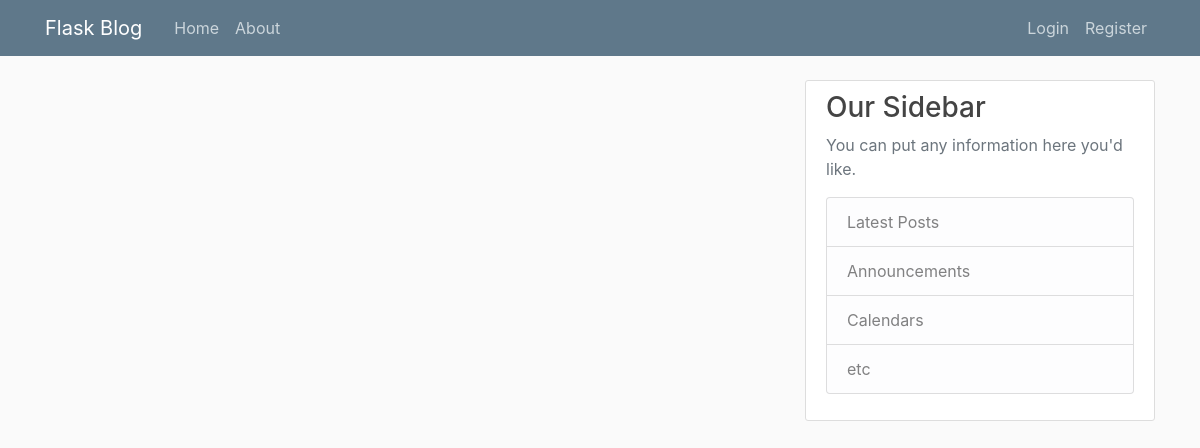
Page /home on the earlier database version.
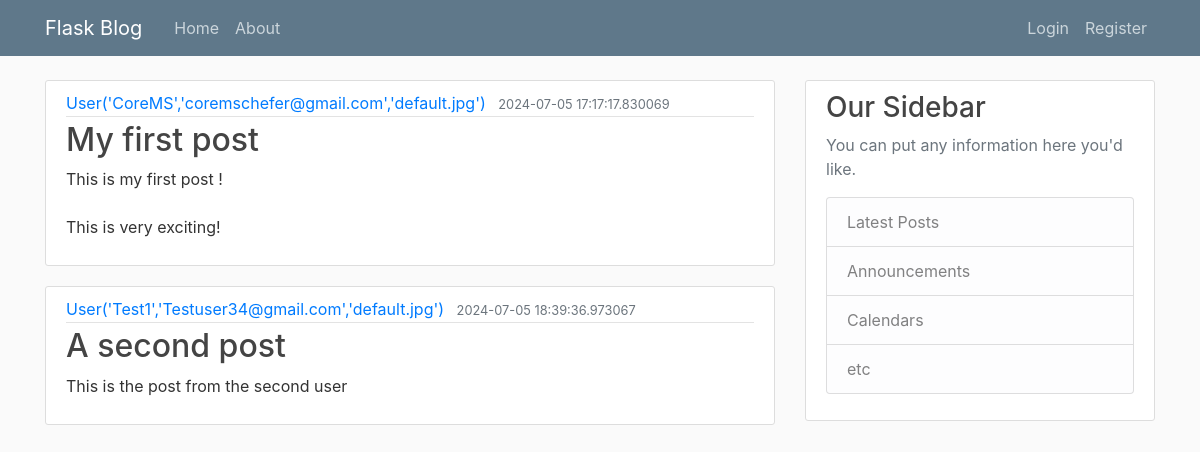
Same page on the later database version.
### app/model.py (models this page shows, shortened)
class Post(db.Model):
    id = db.Column(db.Integer , primary_key=True)
    title = db.Column(db.String(100) , nullable =False)
    date_posted = db.Column(db.DateTime , nullable =False, default=datetime.utcnow)
    content = db.Column(db.Text , nullable=False)
    user_id = db.Column(db.Integer, db.ForeignKey('user.id'), nullable= False)

class User(db.Model , UserMixin):
    id = db.Column(db.Integer , primary_key=True)
    username = db.Column(db.String(20) , unique= True , nullable =False)
    email = db.Column(db.String(120) , unique= True , nullable =False)
    image_file = db.Column(db.String(20) , nullable =False, default ='default.jpg')
    password = db.Column(db.String(60) , nullable =False)
    posts = db.relationship('Post' , backref ='author', lazy=True)
    def __repr__(self) -> str:
        return f"User('{self.username}','{self.email}','{self.image_file}')"

### app/routes.py (the view)
@app.route("/")
@app.route("/home")
def home():
    posts = Post.query.all()
    return render_template('home.html', posts=posts)

### app/templates/home.html
{% extends "layout.html" %}
{% block content %}
    {% for post in posts %}
        <article class="media content-section">
          <div class="media-body">
            <div class="article-metadata">
              <a class="mr-2" href="#">{{ post.author }}</a>
              <small class="text-muted">{{ post.date_posted }}</small>
            </div>
            <h2><a class="article-title" href="#">{{ post.title }}</a></h2>
            <p class="article-content">{{ post.content }}</p>
          </div>
        </article>
    {% endfor %}
{% endblock content %}

### app/templates/layout.html (shortened to what this page needs)
<!DOCTYPE html>
<html>
<head>
    <link rel="stylesheet" href="https://maxcdn.bootstrapcdn.com/bootstrap/4.0.0/css/bootstrap.min.css">
    <link rel="stylesheet" type="text/css" href="{{ url_for('static', filename='main.css') }}">
</head>
<body>
    <header class="site-header">
      <nav class="navbar navbar-expand-md navbar-dark bg-steel fixed-top">
        <div class="container">
          <a class="navbar-brand mr-4" href="/">Flask Blog</a>
          <div class="collapse navbar-collapse" id="navbarToggle">
            <div class="navbar-nav mr-auto">
              <a class="nav-item nav-link" href="{{ url_for('home') }}">Home</a>
              <a class="nav-item nav-link" href="{{ url_for('about') }}">About</a>
            </div>
            <div class="navbar-nav">
              {% if current_user.is_authenticated %}
                <a class="nav-item nav-link" href="{{ url_for('new_post') }}">New Post</a>
                <a class="nav-item nav-link" href="{{ url_for('account') }}">Account</a>
                <a class="nav-item nav-link" href="{{ url_for('logout') }}">Logout</a>
              {% else %}
                <a class="nav-item nav-link" href="{{ url_for('login') }}">Login</a>
                <a class="nav-item nav-link" href="{{ url_for('register') }}">Register</a>
              {% endif %}
            </div>
          </div>
        </div>
      </nav>
    </header>
    <main role="main" class="container">
      <div class="row">
        <div class="col-md-8">
          {% block content %}{% endblock %}
        </div>
        <div class="col-md-4">
          <div class="content-section">
            <h3>Our Sidebar</h3>
            <p class='text-muted'>You can put any information here you'd like.
              <ul class="list-group">
                <li class="list-group-item list-group-item-light">Latest Posts</li>
                <li class="list-group-item list-group-item-light">Announcements</li>
                <li class="list-group-item list-group-item-light">Calendars</li>
                <li class="list-group-item list-group-item-light">etc</li>
              </ul>
            </p>
          </div>
        </div>
      </div>
    </main>
</body>
</html>

### app/static/main.css (style rules this page uses)
body { background: #fafafa; color: #333333; margin-top: 5rem; }
h1, h2, h3, h4, h5, h6 { color: #444444; }
.bg-steel { background-color: #5f788a; }
.site-header .navbar-nav .nav-link { color: #cbd5db; }
.content-section { background: #ffffff; padding: 10px 20px; border: 1px solid #dddddd; border-radius: 3px; margin-bottom: 20px; }
.article-title { color: #444444; }
.article-content { white-space: pre-line; }
.article-metadata { padding-bottom: 1px; margin-bottom: 4px; border-bottom: 1px solid #e3e3e3 }

Differences in the rows shown:
added Post: author "User('CoreMS','coremschefer@gmail.com','default.jpg')", date_posted "2024-07-05 17:17:17.830069", title "My first post", content "This is my first post ! This is very exciting!"
added Post: author "User('Test1','Testuser34@gmail.com','default.jpg')", date_posted "2024-07-05 18:39:36.973067", title "A second post", content "This is the post from the second user"
